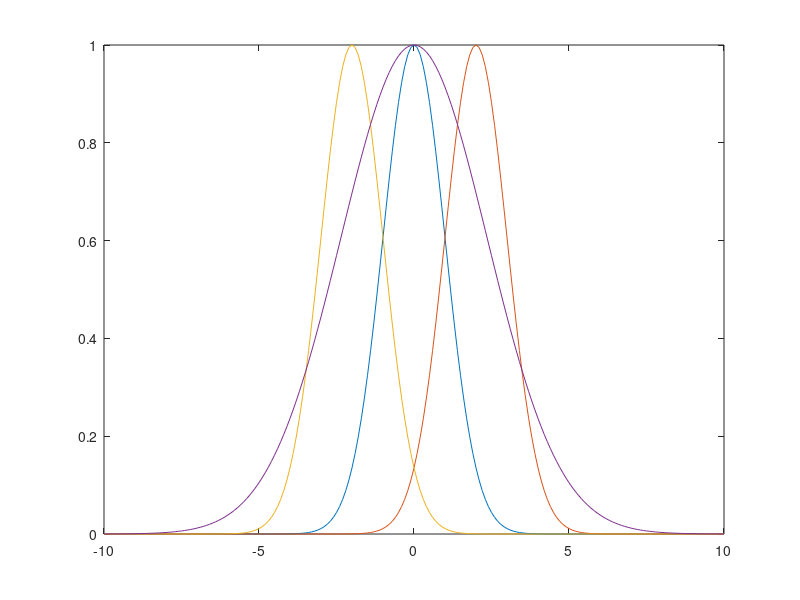
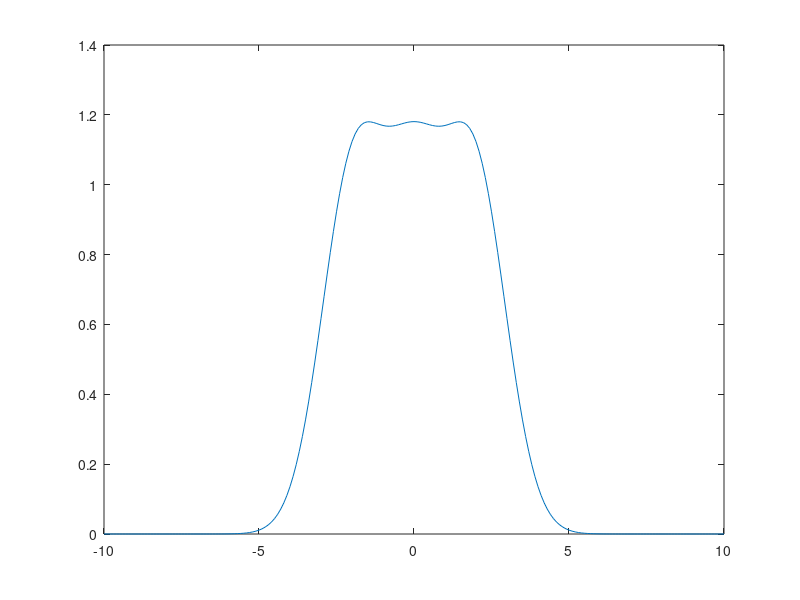
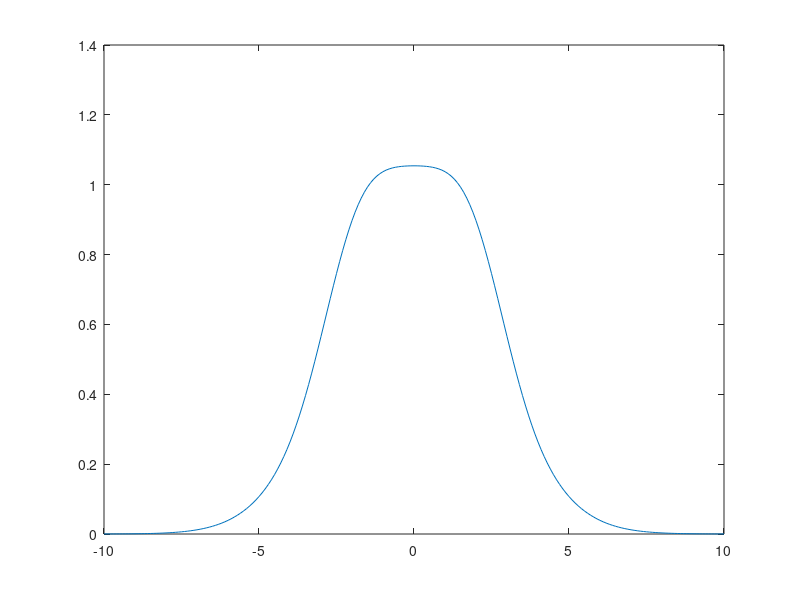
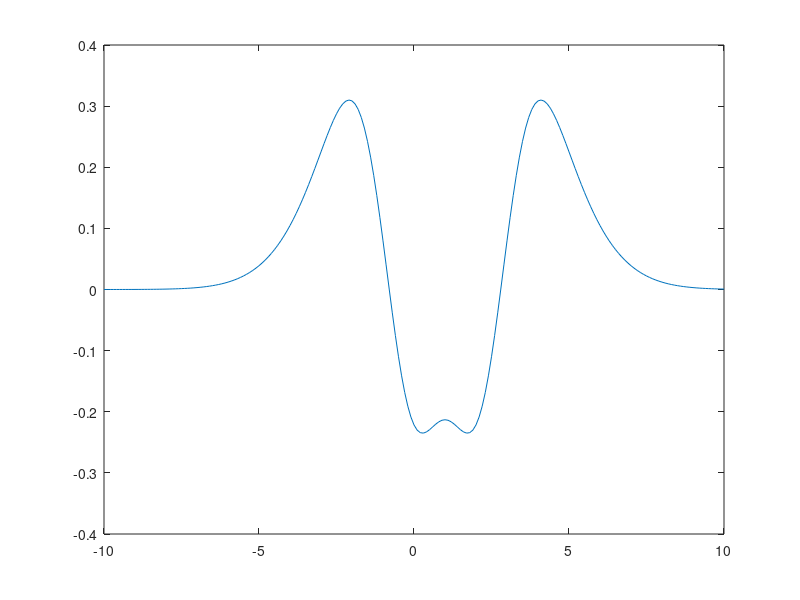

Write the MATLAB code that produced these figures, in order.
x = [-10:.1:10];
y = normpdf(x,0,1);
y = y/max((y));
y1 = normpdf(x,-2,1);
y1 = y1/max((y1));
y2 = normpdf(x,2,1);
y2 = y2/max((y2));
y3 = normpdf(x,0,2.355);
y3 = y3/max((y3));
bump = normpdf(x,1,1);
bump = -bump/max((bump));

figure()
plot(x,y);
hold on
plot(x,y2)
plot(x,y1)
plot(x,y3)

figure()
plot(x,0.91*y+y1+y2);

%%
figure()
phase = y3+0.2*y1+0.2*y2;
plot(x,phase)

%%
y4 = normpdf(x,1,2.355);
y4 = y4/max((y4));
figure()
phase = y4-y-y2;
plot(x,phase)

%%
figure()
plot(x,0.91*y+y1+y2+bump);
%%
figure()
plot(x,y4+bump);

%%
figure()
plot(x,bump+y+y2);